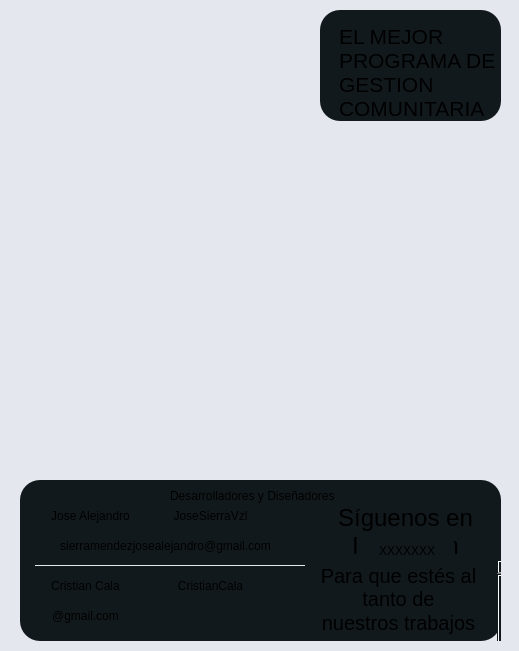
<?xml version="1.0" encoding="UTF-8"?>
<ui version="4.0">
 <class>Dialog</class>
 <widget class="QDialog" name="Dialog">
  <property name="geometry">
   <rect>
    <x>0</x>
    <y>0</y>
    <width>519</width>
    <height>651</height>
   </rect>
  </property>
  <property name="windowTitle">
   <string>Dialog</string>
  </property>
  <property name="styleSheet">
   <string notr="true">background-color:#E5E7EE;</string>
  </property>
  <widget class="QLabel" name="label">
   <property name="geometry">
    <rect>
     <x>-20</x>
     <y>-80</y>
     <width>361</width>
     <height>291</height>
    </rect>
   </property>
   <property name="styleSheet">
    <string notr="true">border-image: url(:/Titulo_vesor/Imagenes-iconos/VESOR.png);</string>
   </property>
   <property name="text">
    <string/>
   </property>
  </widget>
  <widget class="QLabel" name="label_2">
   <property name="geometry">
    <rect>
     <x>20</x>
     <y>130</y>
     <width>481</width>
     <height>341</height>
    </rect>
   </property>
   <property name="styleSheet">
    <string notr="true">border-radius:25px;
border-image: url(:/Acerca_de/Imagenes-iconos/Acerca de .png);</string>
   </property>
   <property name="text">
    <string/>
   </property>
  </widget>
  <widget class="QFrame" name="frame">
   <property name="geometry">
    <rect>
     <x>320</x>
     <y>10</y>
     <width>181</width>
     <height>111</height>
    </rect>
   </property>
   <property name="styleSheet">
    <string notr="true">border-radius: 20px;
background-color:#12191D;</string>
   </property>
   <property name="frameShape">
    <enum>QFrame::StyledPanel</enum>
   </property>
   <property name="frameShadow">
    <enum>QFrame::Raised</enum>
   </property>
   <widget class="QTextBrowser" name="textBrowser">
    <property name="geometry">
     <rect>
      <x>15</x>
      <y>10</y>
      <width>181</width>
      <height>101</height>
     </rect>
    </property>
    <property name="styleSheet">
     <string notr="true">font: 15pt &quot;Honey Candy&quot;;
background-color: qlineargradient(spread:pad, x1:0, y1:0, x2:1, y2:0, stop:1 rgba(255, 255, 255, 0));</string>
    </property>
    <property name="html">
     <string>&lt;!DOCTYPE HTML PUBLIC &quot;-//W3C//DTD HTML 4.0//EN&quot; &quot;http://www.w3.org/TR/REC-html40/strict.dtd&quot;&gt;
&lt;html&gt;&lt;head&gt;&lt;meta name=&quot;qrichtext&quot; content=&quot;1&quot; /&gt;&lt;style type=&quot;text/css&quot;&gt;
p, li { white-space: pre-wrap; }
&lt;/style&gt;&lt;/head&gt;&lt;body style=&quot; font-family:'Honey Candy'; font-size:15pt; font-weight:400; font-style:normal;&quot;&gt;
&lt;p style=&quot; margin-top:0px; margin-bottom:0px; margin-left:0px; margin-right:0px; -qt-block-indent:0; text-indent:0px;&quot;&gt;&lt;span style=&quot; font-size:16pt;&quot;&gt;EL MEJOR PROGRAMA DE GESTION COMUNITARIA Y &lt;/span&gt;&lt;/p&gt;
&lt;p style=&quot; margin-top:0px; margin-bottom:0px; margin-left:0px; margin-right:0px; -qt-block-indent:0; text-indent:0px;&quot;&gt;&lt;span style=&quot; font-size:16pt;&quot;&gt;CONTROL DE USUARIOS&lt;/span&gt;&lt;/p&gt;&lt;/body&gt;&lt;/html&gt;</string>
    </property>
   </widget>
  </widget>
  <widget class="QFrame" name="frame_2">
   <property name="geometry">
    <rect>
     <x>20</x>
     <y>480</y>
     <width>481</width>
     <height>161</height>
    </rect>
   </property>
   <property name="styleSheet">
    <string notr="true">border-radius: 20px;
background-color:#12191D;</string>
   </property>
   <property name="frameShape">
    <enum>QFrame::StyledPanel</enum>
   </property>
   <property name="frameShadow">
    <enum>QFrame::Raised</enum>
   </property>
   <widget class="QPushButton" name="pushButton">
    <property name="geometry">
     <rect>
      <x>5</x>
      <y>25</y>
      <width>131</width>
      <height>21</height>
     </rect>
    </property>
    <property name="styleSheet">
     <string notr="true">background-color: qlineargradient(spread:pad, x1:0, y1:0, x2:1, y2:0, stop:1 rgba(255, 255, 255, 0));</string>
    </property>
    <property name="text">
     <string>Jose Alejandro</string>
    </property>
    <property name="icon">
     <iconset resource="Proyecto_Vesor/Proyecto-VESOR/VESOR/Source.qrc">
      <normaloff>:/Icono_facebook/Imagenes-iconos/Facebook.png</normaloff>:/Icono_facebook/Imagenes-iconos/Facebook.png</iconset>
    </property>
    <property name="iconSize">
     <size>
      <width>30</width>
      <height>30</height>
     </size>
    </property>
   </widget>
   <widget class="QPushButton" name="pushButton_2">
    <property name="geometry">
     <rect>
      <x>-5</x>
      <y>90</y>
      <width>141</width>
      <height>32</height>
     </rect>
    </property>
    <property name="styleSheet">
     <string notr="true">background-color: qlineargradient(spread:pad, x1:0, y1:0, x2:1, y2:0, stop:1 rgba(255, 255, 255, 0));</string>
    </property>
    <property name="text">
     <string>Cristian Cala</string>
    </property>
    <property name="icon">
     <iconset resource="Proyecto_Vesor/Proyecto-VESOR/VESOR/Source.qrc">
      <normaloff>:/Icono_facebook/Imagenes-iconos/Facebook.png</normaloff>:/Icono_facebook/Imagenes-iconos/Facebook.png</iconset>
    </property>
    <property name="iconSize">
     <size>
      <width>30</width>
      <height>30</height>
     </size>
    </property>
   </widget>
   <widget class="QPushButton" name="pushButton_3">
    <property name="geometry">
     <rect>
      <x>10</x>
      <y>50</y>
      <width>271</width>
      <height>32</height>
     </rect>
    </property>
    <property name="styleSheet">
     <string notr="true">background-color: qlineargradient(spread:pad, x1:0, y1:0, x2:1, y2:0, stop:1 rgba(255, 255, 255, 0));</string>
    </property>
    <property name="text">
     <string>sierramendezjosealejandro@gmail.com</string>
    </property>
    <property name="icon">
     <iconset resource="Proyecto_Vesor/Proyecto-VESOR/VESOR/Source.qrc">
      <normaloff>:/Icono_gmail/Imagenes-iconos/gmail.png</normaloff>:/Icono_gmail/Imagenes-iconos/gmail.png</iconset>
    </property>
    <property name="iconSize">
     <size>
      <width>30</width>
      <height>30</height>
     </size>
    </property>
   </widget>
   <widget class="QPushButton" name="pushButton_4">
    <property name="geometry">
     <rect>
      <x>-70</x>
      <y>120</y>
      <width>271</width>
      <height>32</height>
     </rect>
    </property>
    <property name="styleSheet">
     <string notr="true">background-color: qlineargradient(spread:pad, x1:0, y1:0, x2:1, y2:0, stop:1 rgba(255, 255, 255, 0));</string>
    </property>
    <property name="text">
     <string>@gmail.com</string>
    </property>
    <property name="icon">
     <iconset resource="Proyecto_Vesor/Proyecto-VESOR/VESOR/Source.qrc">
      <normaloff>:/Icono_gmail/Imagenes-iconos/gmail.png</normaloff>:/Icono_gmail/Imagenes-iconos/gmail.png</iconset>
    </property>
    <property name="iconSize">
     <size>
      <width>30</width>
      <height>30</height>
     </size>
    </property>
   </widget>
   <widget class="QLabel" name="label_3">
    <property name="geometry">
     <rect>
      <x>150</x>
      <y>0</y>
      <width>181</width>
      <height>31</height>
     </rect>
    </property>
    <property name="text">
     <string>Desarrolladores y Diseñadores</string>
    </property>
   </widget>
   <widget class="QTextBrowser" name="textBrowser_2">
    <property name="geometry">
     <rect>
      <x>280</x>
      <y>20</y>
      <width>211</width>
      <height>101</height>
     </rect>
    </property>
    <property name="styleSheet">
     <string notr="true">font: 15pt &quot;Honey Candy&quot;;
background-color: qlineargradient(spread:pad, x1:0, y1:0, x2:1, y2:0, stop:1 rgba(255, 255, 255, 0));</string>
    </property>
    <property name="html">
     <string>&lt;!DOCTYPE HTML PUBLIC &quot;-//W3C//DTD HTML 4.0//EN&quot; &quot;http://www.w3.org/TR/REC-html40/strict.dtd&quot;&gt;
&lt;html&gt;&lt;head&gt;&lt;meta name=&quot;qrichtext&quot; content=&quot;1&quot; /&gt;&lt;style type=&quot;text/css&quot;&gt;
p, li { white-space: pre-wrap; }
&lt;/style&gt;&lt;/head&gt;&lt;body style=&quot; font-family:'Honey Candy'; font-size:15pt; font-weight:400; font-style:normal;&quot;&gt;
&lt;p align=&quot;center&quot; style=&quot; margin-top:0px; margin-bottom:0px; margin-left:0px; margin-right:0px; -qt-block-indent:0; text-indent:0px;&quot;&gt;&lt;a name=&quot;cch_f2c797b9acd549e&quot;&gt;&lt;/a&gt;&lt;span style=&quot; font-size:18pt;&quot;&gt;S&lt;/span&gt;&lt;span style=&quot; font-size:18pt;&quot;&gt;íguenos en Instagram&lt;/span&gt;&lt;/p&gt;
&lt;p align=&quot;center&quot; style=&quot;-qt-paragraph-type:empty; margin-top:0px; margin-bottom:0px; margin-left:0px; margin-right:0px; -qt-block-indent:0; text-indent:0px;&quot;&gt;&lt;br /&gt;&lt;/p&gt;&lt;/body&gt;&lt;/html&gt;</string>
    </property>
   </widget>
   <widget class="QPushButton" name="pushButton_5">
    <property name="geometry">
     <rect>
      <x>340</x>
      <y>55</y>
      <width>94</width>
      <height>32</height>
     </rect>
    </property>
    <property name="text">
     <string>XXXXXXX</string>
    </property>
    <property name="icon">
     <iconset resource="Proyecto_Vesor/Proyecto-VESOR/VESOR/Source.qrc">
      <normaloff>:/Icono_instagram/Imagenes-iconos/Instagram.png</normaloff>:/Icono_instagram/Imagenes-iconos/Instagram.png</iconset>
    </property>
   </widget>
   <widget class="QPushButton" name="pushButton_6">
    <property name="geometry">
     <rect>
      <x>120</x>
      <y>20</y>
      <width>141</width>
      <height>32</height>
     </rect>
    </property>
    <property name="styleSheet">
     <string notr="true">background-color: qlineargradient(spread:pad, x1:0, y1:0, x2:1, y2:0, stop:1 rgba(255, 255, 255, 0));</string>
    </property>
    <property name="text">
     <string>JoseSierraVzl</string>
    </property>
    <property name="icon">
     <iconset resource="Proyecto_Vesor/Proyecto-VESOR/VESOR/Source.qrc">
      <normaloff>:/Icono_github/Imagenes-iconos/Githup.png</normaloff>:/Icono_github/Imagenes-iconos/Githup.png</iconset>
    </property>
    <property name="iconSize">
     <size>
      <width>30</width>
      <height>30</height>
     </size>
    </property>
   </widget>
   <widget class="Line" name="line">
    <property name="geometry">
     <rect>
      <x>15</x>
      <y>85</y>
      <width>270</width>
      <height>1</height>
     </rect>
    </property>
    <property name="styleSheet">
     <string notr="true">background-color:#E5E7EE;</string>
    </property>
    <property name="orientation">
     <enum>Qt::Horizontal</enum>
    </property>
   </widget>
   <widget class="QPushButton" name="pushButton_7">
    <property name="geometry">
     <rect>
      <x>120</x>
      <y>90</y>
      <width>141</width>
      <height>32</height>
     </rect>
    </property>
    <property name="styleSheet">
     <string notr="true">background-color: qlineargradient(spread:pad, x1:0, y1:0, x2:1, y2:0, stop:1 rgba(255, 255, 255, 0));</string>
    </property>
    <property name="text">
     <string>CristianCala</string>
    </property>
    <property name="icon">
     <iconset resource="Proyecto_Vesor/Proyecto-VESOR/VESOR/Source.qrc">
      <normaloff>:/Icono_github/Imagenes-iconos/Githup.png</normaloff>:/Icono_github/Imagenes-iconos/Githup.png</iconset>
    </property>
    <property name="iconSize">
     <size>
      <width>30</width>
      <height>30</height>
     </size>
    </property>
   </widget>
   <widget class="QTextBrowser" name="textBrowser_3">
    <property name="geometry">
     <rect>
      <x>280</x>
      <y>80</y>
      <width>211</width>
      <height>101</height>
     </rect>
    </property>
    <property name="styleSheet">
     <string notr="true">font: 15pt &quot;Honey Candy&quot;;
background-color: qlineargradient(spread:pad, x1:0, y1:0, x2:1, y2:0, stop:1 rgba(255, 255, 255, 0));</string>
    </property>
    <property name="html">
     <string>&lt;!DOCTYPE HTML PUBLIC &quot;-//W3C//DTD HTML 4.0//EN&quot; &quot;http://www.w3.org/TR/REC-html40/strict.dtd&quot;&gt;
&lt;html&gt;&lt;head&gt;&lt;meta name=&quot;qrichtext&quot; content=&quot;1&quot; /&gt;&lt;style type=&quot;text/css&quot;&gt;
p, li { white-space: pre-wrap; }
&lt;/style&gt;&lt;/head&gt;&lt;body style=&quot; font-family:'Honey Candy'; font-size:15pt; font-weight:400; font-style:normal;&quot;&gt;
&lt;p align=&quot;center&quot; style=&quot; margin-top:0px; margin-bottom:0px; margin-left:0px; margin-right:0px; -qt-block-indent:0; text-indent:0px;&quot;&gt;&lt;a name=&quot;cch_f2c797b9acd549e&quot;&gt;&lt;/a&gt;Para que estés al tanto de&lt;/p&gt;
&lt;p align=&quot;center&quot; style=&quot; margin-top:0px; margin-bottom:0px; margin-left:0px; margin-right:0px; -qt-block-indent:0; text-indent:0px;&quot;&gt;nuestros trabajos&lt;/p&gt;
&lt;p align=&quot;center&quot; style=&quot;-qt-paragraph-type:empty; margin-top:0px; margin-bottom:0px; margin-left:0px; margin-right:0px; -qt-block-indent:0; text-indent:0px;&quot;&gt;&lt;br /&gt;&lt;/p&gt;&lt;/body&gt;&lt;/html&gt;</string>
    </property>
   </widget>
  </widget>
 </widget>
 <resources>
  <include location="Proyecto_Vesor/Proyecto-VESOR/VESOR/Source.qrc"/>
 </resources>
 <connections/>
</ui>
